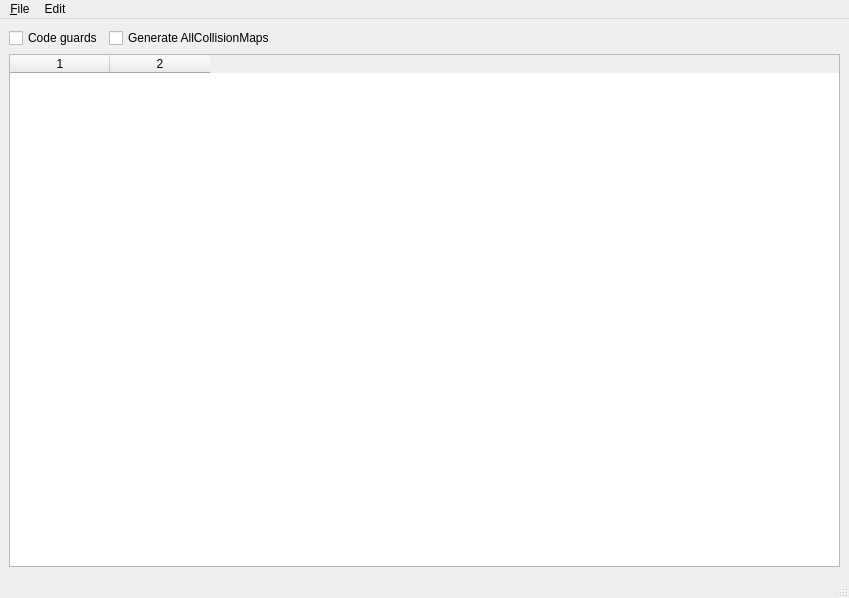
<?xml version="1.0" encoding="UTF-8"?>
<ui version="4.0">
 <class>MainWindow</class>
 <widget class="QMainWindow" name="MainWindow">
  <property name="geometry">
   <rect>
    <x>0</x>
    <y>0</y>
    <width>849</width>
    <height>598</height>
   </rect>
  </property>
  <property name="windowTitle">
   <string>MainWindow</string>
  </property>
  <widget class="QWidget" name="centralwidget">
   <property name="sizePolicy">
    <sizepolicy hsizetype="Expanding" vsizetype="Expanding">
     <horstretch>0</horstretch>
     <verstretch>0</verstretch>
    </sizepolicy>
   </property>
   <layout class="QGridLayout" name="gridLayout">
    <item row="1" column="0" colspan="7">
     <widget class="QTableWidget" name="tableFiles">
      <property name="sizePolicy">
       <sizepolicy hsizetype="Expanding" vsizetype="MinimumExpanding">
        <horstretch>0</horstretch>
        <verstretch>0</verstretch>
       </sizepolicy>
      </property>
      <property name="frameShadow">
       <enum>QFrame::Plain</enum>
      </property>
      <property name="editTriggers">
       <set>QAbstractItemView::DoubleClicked|QAbstractItemView::EditKeyPressed</set>
      </property>
      <property name="alternatingRowColors">
       <bool>false</bool>
      </property>
      <property name="selectionBehavior">
       <enum>QAbstractItemView::SelectRows</enum>
      </property>
      <property name="sortingEnabled">
       <bool>true</bool>
      </property>
      <property name="columnCount">
       <number>2</number>
      </property>
      <attribute name="horizontalHeaderVisible">
       <bool>true</bool>
      </attribute>
      <attribute name="horizontalHeaderShowSortIndicator" stdset="0">
       <bool>true</bool>
      </attribute>
      <attribute name="horizontalHeaderStretchLastSection">
       <bool>false</bool>
      </attribute>
      <attribute name="verticalHeaderVisible">
       <bool>true</bool>
      </attribute>
      <column/>
      <column/>
     </widget>
    </item>
    <item row="0" column="0">
     <widget class="QCheckBox" name="checkCodeGuards">
      <property name="sizePolicy">
       <sizepolicy hsizetype="Fixed" vsizetype="Fixed">
        <horstretch>0</horstretch>
        <verstretch>0</verstretch>
       </sizepolicy>
      </property>
      <property name="statusTip">
       <string>Add code guards to prevent multiple inclusions</string>
      </property>
      <property name="text">
       <string>Code guards</string>
      </property>
     </widget>
    </item>
    <item row="0" column="1">
     <widget class="QCheckBox" name="checkAllMaps">
      <property name="statusTip">
       <string>Generate a single array of all collision maps</string>
      </property>
      <property name="text">
       <string>Generate AllCollisionMaps</string>
      </property>
     </widget>
    </item>
   </layout>
  </widget>
  <widget class="QMenuBar" name="menubar">
   <property name="geometry">
    <rect>
     <x>0</x>
     <y>0</y>
     <width>849</width>
     <height>26</height>
    </rect>
   </property>
   <widget class="QMenu" name="menu_File">
    <property name="title">
     <string>&amp;File</string>
    </property>
    <addaction name="actionAdd_File"/>
    <addaction name="separator"/>
    <addaction name="actionExport"/>
    <addaction name="separator"/>
    <addaction name="actionExit"/>
   </widget>
   <widget class="QMenu" name="menuEdit">
    <property name="title">
     <string>Edit</string>
    </property>
    <addaction name="actionClearTable"/>
   </widget>
   <addaction name="menu_File"/>
   <addaction name="menuEdit"/>
  </widget>
  <widget class="QStatusBar" name="statusbar">
   <property name="sizePolicy">
    <sizepolicy hsizetype="Preferred" vsizetype="Preferred">
     <horstretch>3</horstretch>
     <verstretch>0</verstretch>
    </sizepolicy>
   </property>
   <property name="sizeGripEnabled">
    <bool>true</bool>
   </property>
  </widget>
  <action name="actionAdd_File">
   <property name="text">
    <string>Add File(s)...</string>
   </property>
   <property name="statusTip">
    <string>Add one or more Tiled map CSV files</string>
   </property>
   <property name="shortcut">
    <string>Ctrl+A</string>
   </property>
  </action>
  <action name="actionExport">
   <property name="enabled">
    <bool>false</bool>
   </property>
   <property name="text">
    <string>Export...</string>
   </property>
   <property name="toolTip">
    <string>Export</string>
   </property>
   <property name="statusTip">
    <string>Export to C source</string>
   </property>
   <property name="shortcut">
    <string>Ctrl+E</string>
   </property>
  </action>
  <action name="actionExit">
   <property name="text">
    <string>E&amp;xit</string>
   </property>
   <property name="statusTip">
    <string>Exit Tiled2NES</string>
   </property>
  </action>
  <action name="actionClearTable">
   <property name="text">
    <string>Clear</string>
   </property>
   <property name="statusTip">
    <string>Resets everything to start over again</string>
   </property>
  </action>
 </widget>
 <resources/>
 <connections/>
</ui>
